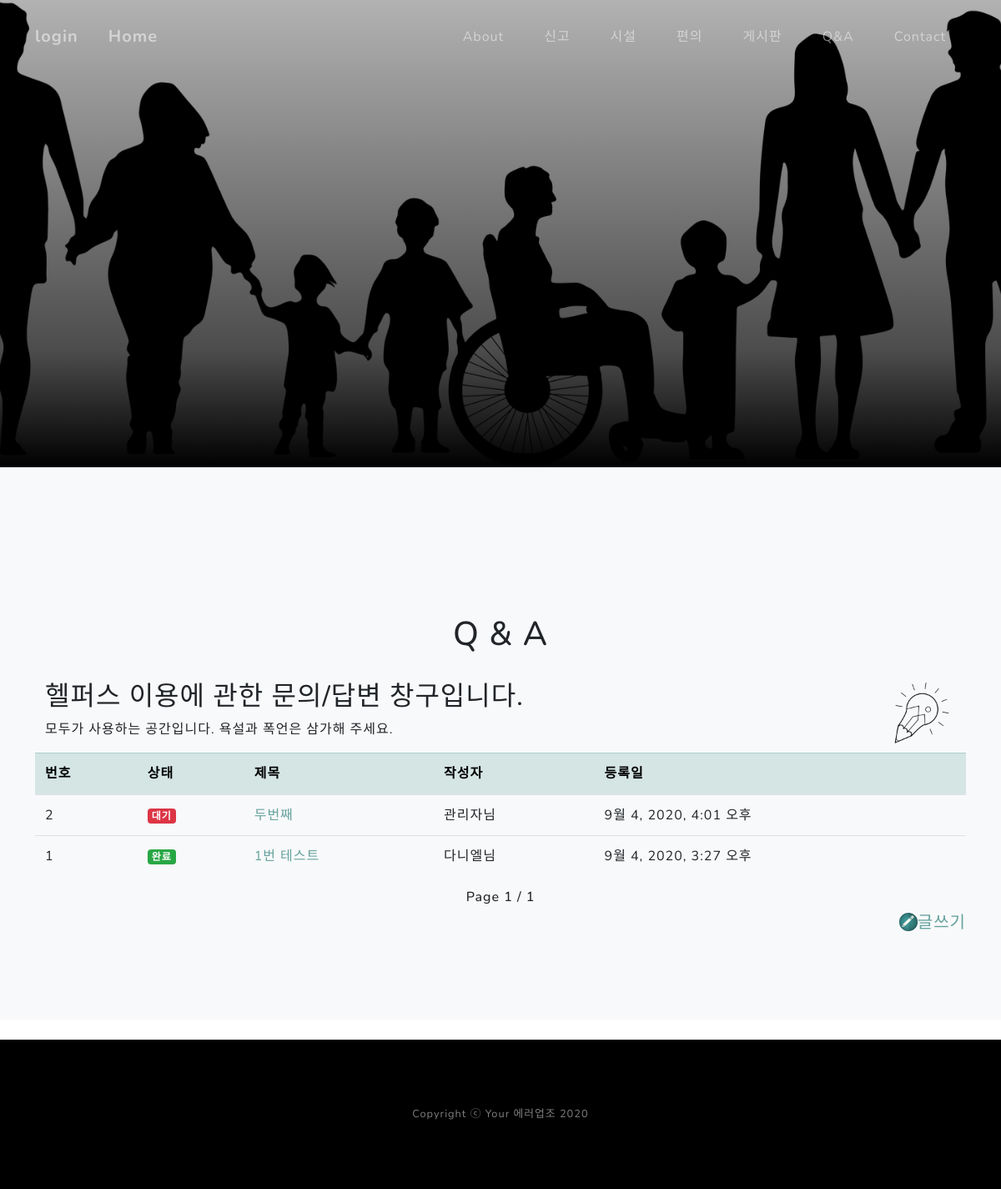
Before: /qnaapp/ with the older database file.
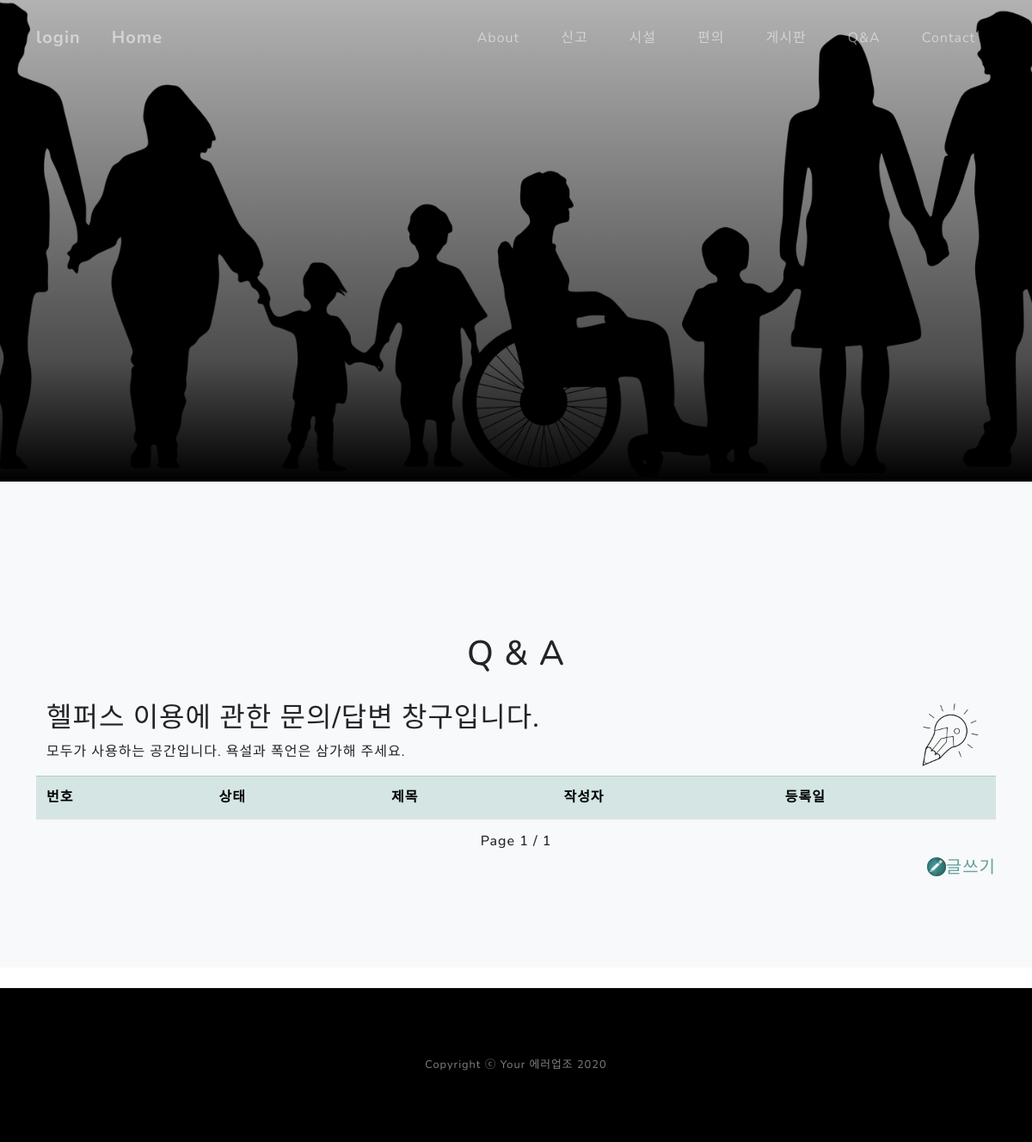
After: the same page with the newer database file.
### fordisapp/models.py (models this page shows)
class Qnaboard(models.Model):
    qnawriter = models.ForeignKey('Users', db_column='userEmail', blank=False, null=False, on_delete=models.CASCADE)
    title = models.CharField(max_length=20)
    nickName = models.CharField(max_length=20)
    content = models.TextField()
    created_at = models.DateTimeField(auto_now_add=True)
    admin_content = models.TextField()

class Users(models.Model):
    userEmail = models.EmailField(max_length=30, primary_key=True, verbose_name="이메일(아이디)")
    nickName = models.CharField(max_length=12, verbose_name="닉네임")
    password = models.CharField(max_length=12, verbose_name="비밀번호")
    registerDate = models.DateField(auto_now_add=True, verbose_name="가입시간")
    guardianName = models.CharField(blank=True, max_length=12, verbose_name="보호자명")
    guardianCallNum = models.CharField(blank=True, max_length=12, verbose_name="보호자전화번호")
    guardianBasicMsg = models.CharField(blank=True, max_length=100, verbose_name="보호자기본메세지")
    photo = models.FileField(blank=True, upload_to=date_upload_to)

### qnaapp/views.py (the view)
# urls.py: path("", views.qnaread, name="qnaread"),
def qnaread(request):
    page = request.GET.get('page', 1)
    qnalist = Qnaboard.objects.all()
    paginator = Paginator(qnalist[::-1], 5)
    qnalistpage = paginator.get_page(page)
    context = {"qnalist": qnalistpage}
    context.update(logincheck(request))
    return render(request, 'qnaboard.html', context)

### qnaapp/views.py (called while the page is built)
def logincheck(request) :
    context = None
    if 'user' in request.session:
        user = Users.objects.get(userEmail=request.session.get('user'))
        context = {'loginyn':True,
                   'useremail':user.userEmail,
                   'nickname': user.nickName,
                   'photopath': user.photo.url,
                   'guardianName':  user.guardianName,
                   'guardianCallNum': user.guardianCallNum,
                   'guardianBasicMsg': user.guardianBasicMsg
                   }
        return context
    else:
        context = {'loginyn': False}
        return context

### qnaapp/templates/qnaboard.html (shortened to what this page needs)
{% extends 'base2.html' %}
{% load static %}
{% block content %}
<section class="projects-section bg-light" id="board">
<div class="container">
    <h1 class="text-center"><br>Q & A</h1></h1>
    <br>
    <div class="container" style="float:right; display: inline-block">
        <img style="float:right; " width="80" src="/static/assets/img/icon-Q&A.png" >
        <h2>헬퍼스 이용에 관한 문의/답변 창구입니다.</h2>
        <p>모두가 사용하는 공간입니다. 욕설과 폭언은 삼가해 주세요.</p>
    </div>
    <table class="table table-hover">
        <thead>
          <tr class="table-primary" style="color:black">
              <th>번호</th>
              <th>상태</th>
              <th>제목</th>
              <th>작성자</th>
              <th>등록일</th>
          </tr>
        </thead>
        <tbody>
        {%for qnaboard in qnalist %}
          <tr>
            <td>{{qnaboard.pk}}</td>
            <td>
                {% if qnaboard.admin_content == "" %}
                <span class="badge badge-danger">대기</span>
                {% else %}
                <span class="badge badge-success">완료</span>
                {% endif %}
            </td>
            <td><a href="{% url 'qnadetail' qnaboard.pk %}">{{ qnaboard.title }}</a></td>
            <td>{{qnaboard.qnawriter.nickName}}님</td>
            <td>{{qnaboard.created_at}}</td>
          </tr>
        {% endfor %}
        </tbody>
    </table>
    <h6 class="text-center">
            Page {{qnalist.number}} / {{ qnalist.paginator.num_pages}}
    </h6>
        <div style="float:right; display: inline-block"><img style="float:left; " width="22" src="/static/assets/img/boardwrite2.png" >
            <a href="{% url 'qnacreate' %}"><h5 style="float:right;">글쓰기</h5></a>
        </div>
    </div>
</section>
{% endblock %}

### fordisproject/templates/base2.html (shortened to what this page needs)
<!DOCTYPE html>
{% load static %}
<html lang="ko">
<head>
         <link rel="stylesheet" href="https://unpkg.com/leaflet@1.5.1/dist/leaflet.css"
/>
        <link rel="stylesheet" href="https://maxcdn.bootstrapcdn.com/bootstrap/4.5.0/css/bootstrap.min.css">
        <link href="/static/css/styles.css" rel="stylesheet" />
</head>
<body id="page-top">
        <nav class="navbar navbar-expand-lg navbar-light fixed-top" id="mainNav">
            <div class="container">
        {% if loginyn  %}
                <a class="navbar-brand js-scroll-trigger-left" href="{% url 'logout' %}">logout</a>
                <img class="image_section" width="50" src="{{ photopath }}" alt="" />Hi {{nickname}}
        {% else %}
                <a class="navbar-brand js-scroll-trigger-left" href="{% url 'login' %}">login</a>
        {% endif %}
                <a class="navbar-brand js-scroll-trigger-center" style="margin-left:20px;" href="{% url 'index' %}">Home</a>
                <div class="collapse navbar-collapse" id="navbarResponsive">
                    <ul class="navbar-nav ml-auto">
                        <li class="nav-item"><a class="nav-link js-scroll-trigger" href="{% url 'index' %}#about">About</a></li>
                        <li class="nav-item"><a class="nav-link js-scroll-trigger" href="{% url 'report' %}#board">신고</a></li>
                        <li class="nav-item"><a class="nav-link js-scroll-trigger" href="{% url 'mapping' %}#board">시설</a></li>
                        <li class="nav-item"><a class="nav-link js-scroll-trigger" href="{% url 'mymap' %}#board">편의</a></li>
                        <li class="nav-item"><a class="nav-link js-scroll-trigger" href="{% url 'board' %}#board">게시판</a></li>
                        <li class="nav-item"><a class="nav-link js-scroll-trigger" href="{% url 'qnaread' %}#board">Q&A</a></li>
                        <li class="nav-item"><a class="nav-link js-scroll-trigger" href="{% url 'index' %}#signup">Contact</a></li>
                    </ul>
                </div>
            </div>
        </nav>
        <header class="masthead2">
        </header>
    {% block content %}
    {% endblock %}
        <br>
        <footer class="footer bg-black small text-center text-white-50"><div class="container">Copyright ⓒ Your 에러업조 2020</div></footer>
</body>
</html>

Changed rows visible on the page:
removed Qnaboard: pk "2", admin_content "대기", title "두번째", qnawriter.nickName "관리자", created_at "9월 4, 2020, 4:01 오후"
removed Qnaboard: pk "1", admin_content "완료", title "1번 테스트", qnawriter.nickName "다니엘", created_at "9월 4, 2020, 3:27 오후"
